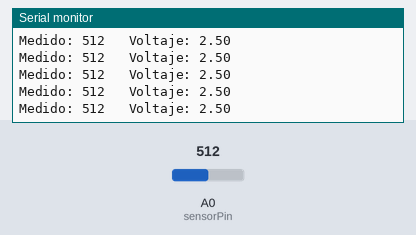
This sketch was run on a simulated Arduino Uno, built with avr-gcc and run on an emulated ATmega328P. On the bench: the last lines printed to the serial monitor. The test bench sets the inputs (shaded band); at power-on: A0 (sensorPin) = 512.

Above: at 1.2 s.
1.3 s: A0 (sensorPin) set to 107
At 1.9 s:
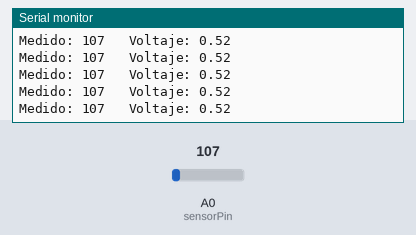
4.3 s: A0 (sensorPin) set to 89
At 5.4 s:
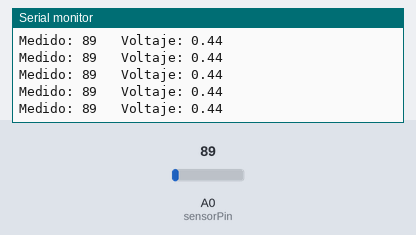
16.3 s: A0 (sensorPin) set to 984
At 17.4 s:
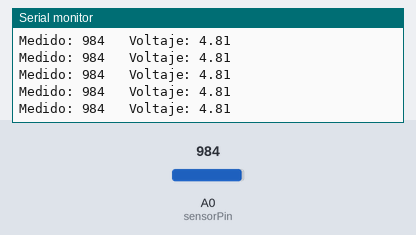
17.8 s: A0 (sensorPin) set to 1018
At 18.7 s:
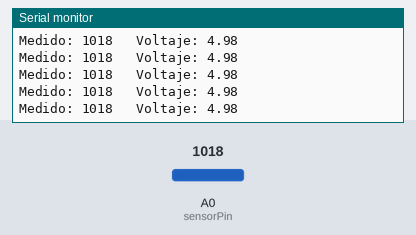
Timing chart, 0 to 20.8 s (numbered marks = the images above; inputs shaded):
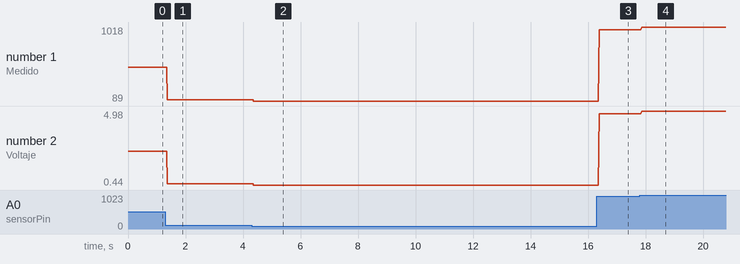

Measured:
- after the input at 1.3 s, the serial monitor: prints a new line after 0.07 s (image 1)
- after the input at 4.3 s, the serial monitor: prints a new line after 0.07 s (image 2)
- after the input at 16.3 s, the serial monitor: prints a new line after 0.09 s (image 3)
- after the input at 17.8 s, the serial monitor: prints a new line after 0.07 s (image 4)
- plotted number 1: 512 → 107 after the input at 1.3 s, 107 → 89 after the input at 4.3 s, 89 → 984 after the input at 16.3 s, 984 → 1018 after the input at 17.8 s
- plotted number 2: 2.5 → 0.52 after the input at 1.3 s, 0.52 → 0.44 after the input at 4.3 s, 0.44 → 4.81 after the input at 16.3 s, 4.81 → 4.98 after the input at 17.8 s

The sketch:

potenciometro.ino
```cpp
int sensorPin = A0;    // select the input pin for the potentiometer
int ledPin = 13;      // select the pin for the LED
int sensorValue = 0;
float voltaje;
void setup() {
  // put your setup code here, to run once:
   Serial.begin(9600);

}

void loop() {
  sensorValue = analogRead(sensorPin);
  voltaje = sensorValue*0.004889;
  Serial.print("Medido: ");
  Serial.print(sensorValue);
  Serial.print("\t Voltaje: ");
  Serial.println(voltaje);

}
```
